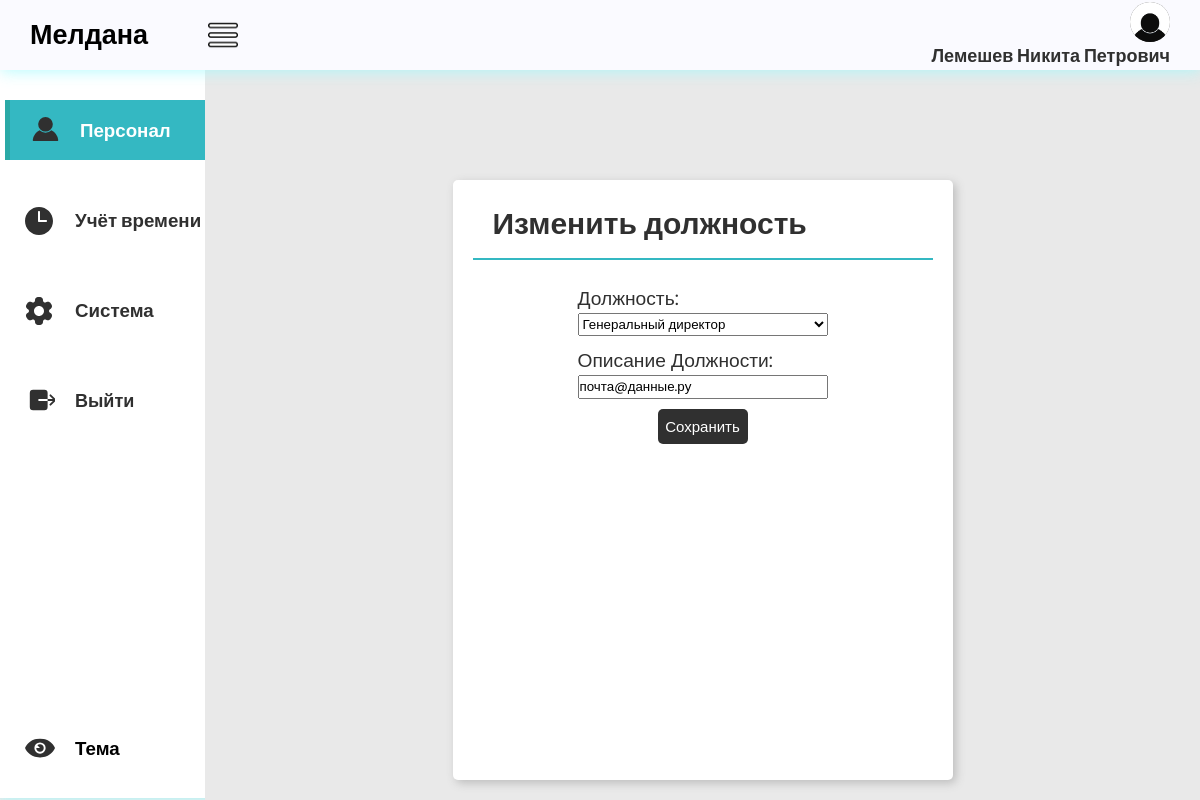
Page /post/0b0c8274-d540-4c30-bc6b-dd97cb91ab4d/ (signed in) on the committed database.
### main/models.py (models this page shows, shortened)
class Staff(AbstractBaseUser, PermissionsMixin):
    id = models.UUIDField(primary_key=True, editable=False, default=uuid.uuid4)
    fio = models.CharField(max_length=150, verbose_name='ФИО')
    email = models.EmailField(max_length=254, unique=True, verbose_name='E-mail')
    phone_number = models.CharField(max_length=12, unique=True, null=True, blank=True, verbose_name='Номер телефона')
    dob = models.DateField(null=True, blank=True, verbose_name='Дата рождения')
    employee_slug = models.SlugField(max_length=150, unique=True, blank=True, null=True, verbose_name='URL')
    date_join = models.DateTimeField(verbose_name='Дата регистрации', auto_now_add=True)
    last_login = models.DateTimeField(verbose_name='Дата последнего входа', auto_now=True)
    is_admin = models.BooleanField(default=False)
    is_staff = models.BooleanField(default=True)
    is_superuser = models.BooleanField(default=False)
    image = models.ImageField(upload_to='personal_photo', null=True, blank=True, verbose_name='Фотография')
    division = models.ForeignKey(Divisions, on_delete=models.SET_NULL, null=True, blank=True, verbose_name='Подразделение')
    time = models.ForeignKey(WorkSchedule, on_delete=models.SET_NULL, null=True, blank=True, verbose_name='Тип графика')
    post = models.ForeignKey(Posts, on_delete=models.SET_NULL, null=True, blank=True, verbose_name='Должность')
    pattern = models.ForeignKey(Patterns, on_delete=models.SET_NULL, null=True, blank=True, verbose_name='Шаблон доступа')
    objects = CustomUserManager()
    USERNAME_FIELD = 'email'
    REQUIRED_FIELDS = ['fio']
    class Meta:
        verbose_name = 'Персонал'
        verbose_name_plural = 'Сотрудники'

class Posts(models.Model):
    POST = [
        ('Генеральный директор', 'Генеральный директор'),
        ('Главный инженер', 'Главный инженер'),
        ('Главный бухгалтер', 'Главный бухгалтер'),
        ('Экономист', 'Экономист'),
        ('Бухгалтер', 'Бухгалтер'),
        ('Менеджер по продажам', 'Менеджер по продажам'),
    ]
    id = models.UUIDField(primary_key=True, editable=False, default=uuid.uuid4)
    post = models.CharField(max_length=75, choices=POST, default="Р", verbose_name='Должность')
    post_description = models.CharField(max_length=50, blank=True, null=True, verbose_name='Описание Должности')
    post_slug = models.SlugField(max_length=150, unique=True, blank=True, null=True, verbose_name='URL')
    class Meta:
        verbose_name = 'Должность'
        verbose_name_plural = 'Должности'

### main/views.py (the view)
# urls.py: path('post/<slug:post_slug>/', views.post_detail, name='post_detail'),
@user_passes_test(superuser_check, login_url='/404')
def post_detail(request, post_slug):
    posts = get_object_or_404(Posts, post_slug=post_slug)
    if request.method == 'POST':
        form = PostsForm(request.POST, instance=posts)
        if form.is_valid():
            form.save()
            return redirect('main:post_detail', post_slug=posts.post_slug)
    else:
        form = PostsForm(instance=posts)
    context = {
        'form': form,
        'posts': posts,
    }
    return render(request, 'acms_page/post/posts_detail.html', context)

### main/forms.py
class PostsForm(forms.ModelForm):
    class Meta:
        model = Posts
        fields = ['post', 'post_description']

### main/views.py (called while the page is built)
def superuser_check(user):
    return user.is_superuser

### templates/acms_page/post/posts_detail.html (shortened to what this page needs)
{% extends "acms_page/base.html" %}
{% load static %}
{% block nav1 %}"nav-option option1"{% endblock %}
{% block nav2 %}"nav-option option2"{% endblock %}
{% block nav4 %}"nav-option option4"{% endblock %}
{% block main %}
    <div class="main">
        <div class="report-container">
            <div class="report-header">
                <h1 class="recent-Articles">Изменить должность</h1>
            </div>
            <div class="report-body">
            <form class="form-1" method="post">
                {{ form.as_p }}
                <button class="view" type="submit">Сохранить</button>
            </form>
            </div>
        </div>
    </div>
{% endblock %}

### templates/acms_page/base.html (shortened to what this page needs)
{% load static %}
<!DOCTYPE html>
<html lang="en">
<head>
    <link rel="stylesheet"
          href="{% static 'css/style.css'%}">
    <link rel="stylesheet"
          href="{% static 'css/responsive.css'%}">
</head>
<body class="light-theme">
    <header>
        <div class="logosec">
            <div class="logo">Мелдана</div>
            <img src="{% static 'img/menu.png' %}"
                class="icn menuicn"
                id="menuicn"
                alt="menu-icon">
        </div>
        <a href="{% url 'main:user_info' %}">
            <div class="message">
                <div class="dp">
                    {% if user.is_authenticated %}
                         <img src= "{{ user.image.url }}"
                              class="dpicn"
                              alt="dp">
                    {% endif %}
                  </div>
                {% if user.is_authenticated %}
                    <h3 class="re">{{ user.fio }}</h3>
                {% endif %}
            </div>
        </a>
    </header>
    <div class="main-container">
        <div class="navcontainer">
            <nav class="nav">
                <div class="nav-upper-options">
                    <a href="{% url 'main:acms_personal' %}">
                    <div class={% block nav1%}{% endblock %}>
                        <h3> Персонал</h3>
                    </div>
                    </a>
                    <a href="{% url 'main:acms_clock' %}">
                    <div class={% block nav2%}{% endblock %} id="clock">
                        <h3>Учёт времени</h3>
                    </div>
                    </a>
                    <a href="{% url 'main:acms_settings' %}">
                    <div class={% block nav4%}{% endblock %}>
                        <h3>Система</h3>
                    </div>
                    </a>
                        <form action="{% url 'main:logout' %}" method="post">
                            <button id='tre' class='nav-option1' type="submit"><h3 class="re">Выйти</h3></button>
                        </form>
                </div>
                <div class="nav-option" id="themeToggle">
                    <h3>Тема</h3>
                </div>
            </nav>
        </div>
        {% block main %}
        {% endblock %}
    </div>
</body>
</html>

### static/css/style.css (style rules this page uses)
* { margin: 0; padding: 0; box-sizing: border-box; font-family: "Poppins", sans-serif; }
body { background-color: var(--background-color4); max-width: 100%; overflow-x: hidden; }
body.light-theme { --background-color1: #fafaff; --background-color2: #ffffff; --background-color3: #cccccc6e; --background-color4: #cccccc6e; --primary-color: #303030; --secondary-color: rgb(52, 184, 194); --Border-color: rgb(52, 184, 194); --one-use-color: #31b8bd; --two-use-color: #30cbc9; --a-color: #303030; --reportcontainer-color: #ffffff; --reportartic-color: #303030; --view-color: #ffffff; --reportcontainershadow-color: rgb(188, 188, 188); --navhover-color1: #6fa19f; --navhover-color2: #9cd3d8; }
header { height: 70px; width: 100vw; padding: 0 30px; background-color: var(--background-color1); position: fixed; z-index: 100; box-shadow: 1px 1px 15px rgba(161, 250, 253, 0.825); display: flex; justify-content: space-between; align-items: center; }
.logo { font-size: 27px; font-weight: 600; color: var(--logo-color); }
.icn { height: 30px; }
.menuicn { cursor: pointer; }
.searchbar, .message, .logosec { display: flex; align-items: center; justify-content: center; }
.logosec { gap: 60px; }
.message { gap: 0px; position: relative; cursor: pointer; display: flex; flex-direction: column; align-items: flex-end; }
.dp { height: 40px; width: 40px; background-color: #626262; border-radius: 50%; display: flex; align-items: center; justify-content: center; overflow: hidden; }
.main-container { display: flex; width: 100vw; position: relative; top: 70px; z-index: 1; }
.dpicn { height: 42px; }
a { text-decoration: none; color: var(--a-color); }
.main { height: calc(100vh - 70px); width: 100%; overflow-y: scroll; overflow-x: hidden; padding: 40px 30px 30px 30px; }
.nav { min-height: 91vh; width: 250px; background-color: var(--background-color2); position: absolute; top: 0px; left: 00; box-shadow: 1px 1px 10px rgba(161, 250, 253, 0.825); display: flex; flex-direction: column; justify-content: space-between; align-items: center; overflow: hidden; padding: 30px 0 20px 10px; }
.navcontainer { height: calc(100vh - 70px); width: 250px; position: relative; overflow-y: scroll; overflow-x: hidden; transition: all 0.5s ease-in-out; }
.nav-option { width: 250px; height: 60px; display: flex; align-items: center; padding: 0 30px 0 20px; gap: 20px; transition: all 0.1s ease-in-out; }
svg { fill: var(--primary-color); }
.nav-upper-options { display: flex; flex-direction: column; align-items: center; gap: 30px; }
.option1 { border-left: 5px solid #27a29aaf; background-color: var(--Border-color); color: white; cursor: pointer; }
.report-container { min-height: 300px; max-width: 1500px; margin: 70px auto 0px auto; background-color: var(--reportcontainer-color); border-radius: 5px; box-shadow: 3px 3px 10px var(--reportcontainershadow-color); padding: 0px 20px 20px 20px; }
.report-header { height: 80px; width: 100%; display: flex; align-items: center; justify-content: space-between; padding: 20px 20px 10px 20px; border-bottom: 2px solid rgb(52, 184, 194); }
.recent-Articles { font-size: 30px; font-weight: 600; color: var(--reportartic-color); }
.view { height: 35px; width: 90px; border-radius: 5px; background-color: var(--a-color); color: var(--view-color); font-size: 15px; border: none; cursor: pointer; }
.report-body { max-width: 100%; overflow-x: auto; padding: 20px; color: var(--primary-color); }
#themeToggle { color: var(--logo-color); }

### templates/acms_page/base.html (style rules this page uses)
.nav-option1 { width: 250px; height: 60px; display: flex; align-items: center; padding: 0 30px 0 20px; gap: 20px; transition: all 0.1s ease-in-out; background-color: var(--background-color2); border: none; }
.re { font-family: "Poppins", sans-serif; font-size: 18px; color: var(--a-color); }

### templates/acms_page/post/posts_detail.html (style rules this page uses)
.report-container { max-width: 500px; height: 600px; }
.form-1 { display: flex; flex-direction: column; padding: 4px; flex-wrap: wrap; align-items: center; justify-content: space-between; }
.report-body p { display: flex; flex-direction: column; font-size: 1.2em; }
p { width: 250px; margin-bottom: 10px; font-size: 16px; }

### rows in the picture
Staff: image (picture), fio "Лемешев Никита Петрович"
Posts: post "Генеральный директор", post_description "почта@данные.ру"
